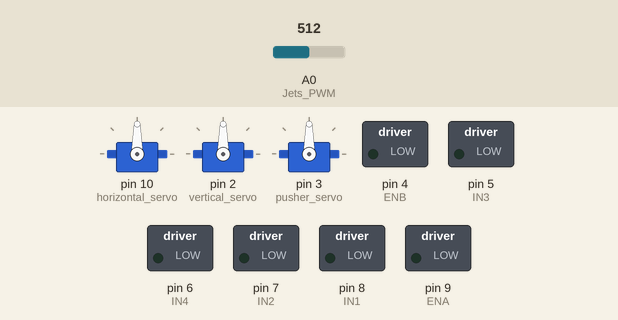
A sketch run on a simulated Arduino Leonardo, built with avr-gcc and run on an emulated ATmega32U4. Parts: 3 × servo, switched loads named in the sketch (green lamp = pin HIGH). The inputs (shaded band) are chosen by the test bench; at power-on: A0 (Jets_PWM) = 512.

Above: at 0.1 s.
At 2.88 s:
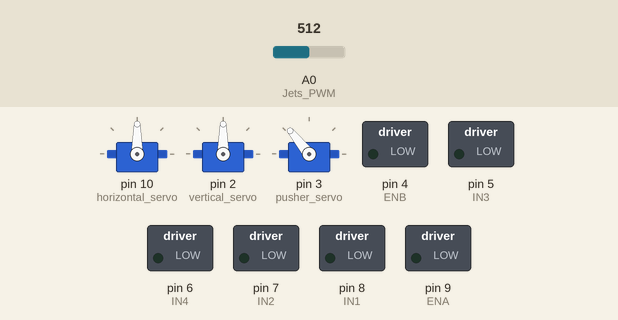
At 8.85 s:
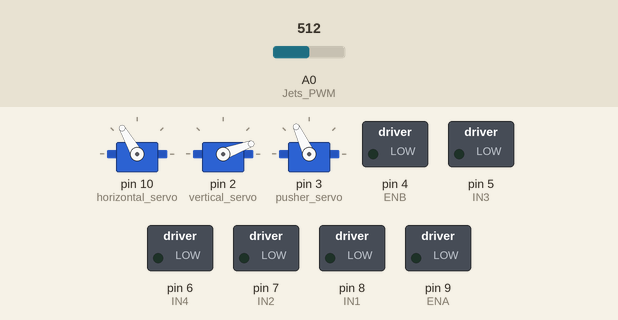
At 18.54 s:
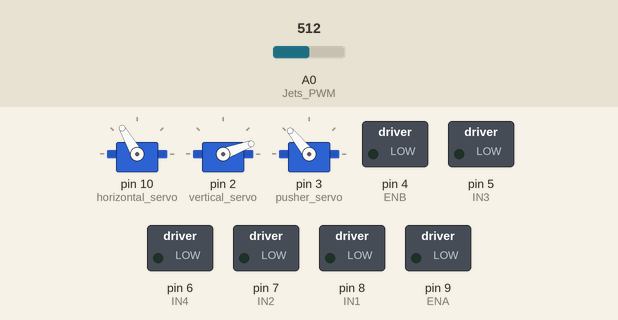
At 27.37 s:
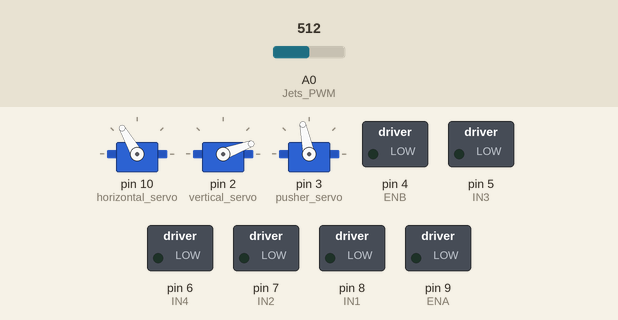
At 38.8 s:
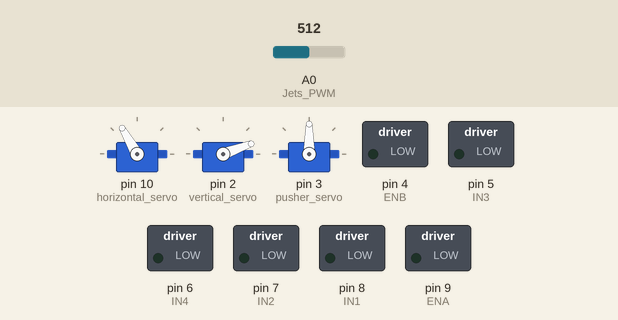
Timing chart, 0 to 40.0 s (numbered marks = the images above):
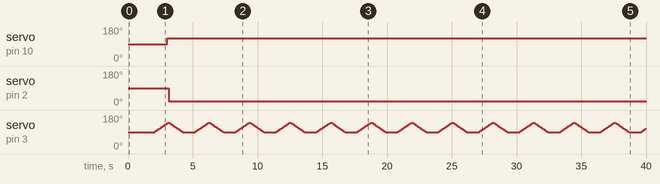

The sketch:

Final_integration.ino
```cpp
#include "VarSpeedServo.h"
// PWM Initialising
int Jets_PWM = A0;
int avg_PWM;
int Int_PWM = 0;
// MOTOR Initialising
const int IN1=8;
const int IN2=7;
const int ENA=9;
const int IN3=5;
const int IN4=6;
const int ENB=4;
// SERVO Initialising
VarSpeedServo horizontal_servo, vertical_servo, pusher_servo;

//Setup
void setup()
{
  Serial.begin(9600);
  pinMode(Jets_PWM, INPUT); // get rid if this changes jetson-arduino communication
  // MOTOR pins to outputs
  pinMode(IN1, OUTPUT);
  pinMode(IN2, OUTPUT);
  pinMode(ENA, OUTPUT);
  pinMode(IN4, OUTPUT);
  pinMode(IN3, OUTPUT);
  pinMode(ENB, OUTPUT);
  // SERVO Pins
  horizontal_servo.attach(10);
  vertical_servo.attach(2);
  pusher_servo.attach(3);

}

// Main Loop
void loop()
{
  int direction = Player_Direction();
  // Decide Motors speeds, and horizontal_servo and vertical_servo angles
  // Call Motor_Control Func
  // Call Directional_Control Func
  // Call Pusher Func
  Pusher(2);
  Directional_Control(120, 20);

}

// PWM jetson DIRECTION FUNCTION
int Player_Direction()
{
  int count = 0;
  for (int i = 0; i< 200; i ++) {
    // Read the values from the Jetson Nano
    Int_PWM = analogRead(Jets_PWM);

    // Convert to range of 0-255
    Int_PWM = map(Int_PWM, 0, 1023, 0, 255);
    // Add to average count
    count = count + Int_PWM;
  }
  avg_PWM = count/200;
  if (avg_PWM>0){
    return 0; // left
  }
  else{
    return 1; //right
  }
}

// MOTOR CONTROL FUNCTION
void Motor_Control(int Speed1, int Speed2)
{
  digitalWrite(IN1,LOW);
  digitalWrite(IN2,HIGH);
  analogWrite(ENA,Speed1);
  digitalWrite(IN3,HIGH);
  digitalWrite(IN4,LOW);
  analogWrite(ENA,Speed2);
}
// DIRECTIONAL CONTROL FUNCTION
void Directional_Control(int theta1, int theta2)
{
  if (theta1>=60 && theta1<=120){
    horizontal_servo.write(theta1);
  }
  delay(100); // 50ms
  if (theta2>=20 && theta2<=70){
    vertical_servo.write(theta2);
  }
}

// PUSHER FUNCTION
void Pusher(int freq)
{
  pusher_servo.write(90,30);
  delay(1000*freq); // 50ms // Make dependent on freq__
  pusher_servo.write(140,30);
  delay(1000);
}
```

Measured:
- by itself, servo on pin 10 (horizontal_servo): 90° → 120° at 3.0 s
- by itself, servo on pin 2 (vertical_servo): 90° → 20° at 3.1 s
